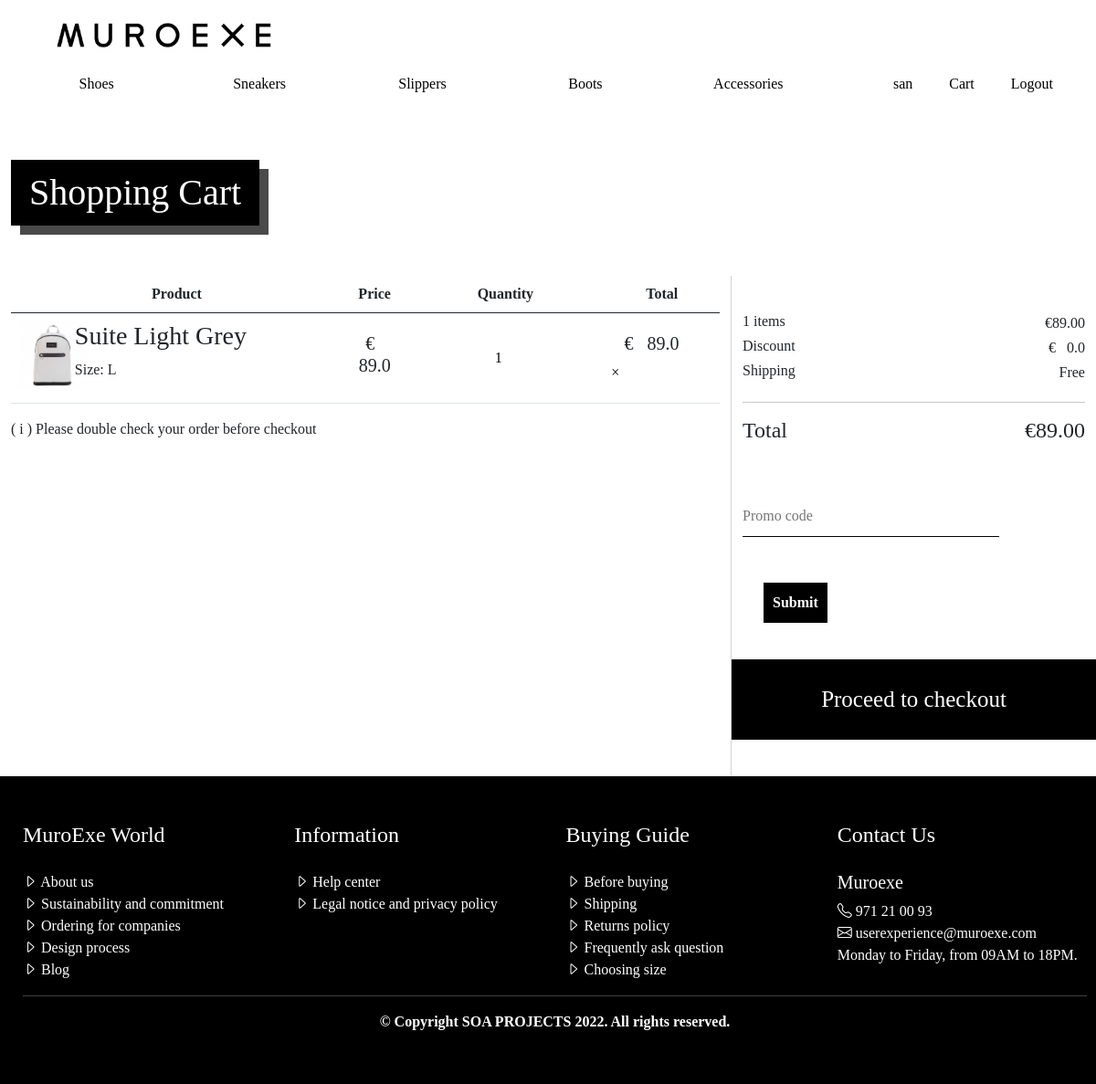
The app's page /auth/cart (signed in) with its own data.
### app/models.py (models this page shows, shortened)
class User(UserMixin, db.Model):
    __tablename__ = 'users'
    id = db.Column(db.Integer, primary_key=True)
    email = db.Column(db.String(64), unique=True, index=True)
    username = db.Column(db.String(64))
    fullname = db.Column(db.String(64))
    phone = db.Column(db.String(10))
    dob = db.Column(db.Date())
    gender = db.Column(db.Boolean, default=False)
    create_date = db.Column(db.DateTime(), default=datetime.utcnow)
    role_id = db.Column(db.Integer, db.ForeignKey('roles.id'), default=2)
    password_hash = db.Column(db.String(128))
    confirmed = db.Column(db.Boolean, default=False)
    addresses = db.relationship('Address', backref='users')
    cart =db.relationship('Cart',uselist=False, backref='users')
    order = db.relationship("Order",backref='users')
    @property
    def password(self):
        raise AttributeError('password is not a readable attribute')

class Product(db.Model):
    __tablename__ = 'products'
    id = db.Column(db.Integer, primary_key=True)
    product_name = db.Column(db.String(64), index=True)
    product_img = db.Column(db.String())
    product_subimg1 = db.Column(db.String())
    product_subimg2 = db.Column(db.String())
    product_subimg3 = db.Column(db.String())
    price = db.Column(db.Float)
    desc = db.Column(db.String())
    color = db.Column(db.String())
    material = db.Column(db.String())
    style = db.Column(db.String())
    tag = db.Column(db.String())
    sizes = db.relationship('StockAndSize', backref='products')
    category_id = db.Column(db.Integer, db.ForeignKey('categories.id'))

class CartItem(db.Model):
    __tablename__="cart_items"
    id = db.Column(db.Integer, primary_key=True)
    cart_id = db.Column(db.Integer, db.ForeignKey('carts.id'))
    product_id = db.Column(db.Integer, db.ForeignKey('products.id'))
    product = db.relationship("Product", backref=("cart_items"), uselist=False)
    quantity = db.Column(db.Integer)
    size = db.Column(db.Integer)

### app/auth/views.py (the view)
@auth.route('/cart', methods=['GET','POST'])
@login_required
def GetCart():
    cart = Cart.query.filter_by(user_id=current_user.id).first()
    if(cart):
        cart_items = CartItem.query.filter_by(cart_id=cart.id)
    else:
        new_cart = Cart(user_id=current_user.id)
        db.session.add(new_cart)
        db.session.commit()
        cart_items = None
    voucher_code = request.args.get('voucher')
    voucher = Voucher.query.filter_by(code=voucher_code).first()
    if(voucher):
        code = voucher_code
        discount = voucher.discount
    else:
        discount = float(0)
        code = 'n'
    return render_template('user/user_cart.html',cart=cart,cart_items=cart_items,discount=discount,n=code)

### app/models.py (called while the page is built)
@login_manager.user_loader
def load_user(user_id):
    return User.query.get(int(user_id))

### app/templates/user/user_cart.html (shortened to what this page needs)
{% extends "base.html" %} {% block title %} My Flask App {% endblock %} {% block
page_content %}
<main>
  <div class="container-fluid">
    <div class="page-header">
      <h1>Shopping Cart</h1>
    </div>
    <div class="row">
      <div class="col-md-8 product_cart_list">
        {% if cart_items.all()|length > 0%}
        {% set count = namespace(value=1) %}
        <table class="table cart_table align-middle">
          <thead>
            <tr>
              <th style="width: 60%" scope="col">Product</th>
              <th style="width: 10%" scope="col">Price</th>
              <th style="width: 10%" scope="col">Quantity</th>
              <th style="width: 20%" scope="col">Total</th>
            </tr>
          </thead>
          <tbody>
            {% for cart in cart_items%}
            {% for pd in cart.product.query.filter_by(id=cart.product_id)%}
            <tr>
              <td>
                <div class="row">
                  <div class="col-md-2">
                    <img
                      class="pdImg"
                      src="{{ url_for('static',filename='assets/Product_Image/'+pd.product_img)}}"
                      alt=""
                    />
                  </div>
                  <div class="col-md-10">
                    <h3>{{pd.product_name}}</h3>
                    <p>Size: {{cart.size}}</p>
                  </div>
                </div>
              </td>
              <td style="text-align: center">
                <h5>&euro; &nbsp; {{pd.price}}</h5>
              </td>
              <td style="text-align: center">
                <input
                  class="quantity"
                  type="number"
                  id="quantity"
                  name="quantity"
                  step="1"
                  value="{{cart.quantity}}"
                />
              </td>
              <td class="each_price">
                <div class="row">
                  <div class="col-md-10">
                    <h5 style="text-align: center">
                      &euro; &nbsp; {{pd.price*cart.quantity}}
                    </h5>
                  </div>
                  <div class="col-md-2">
                    <a
                      class="remove_from_cart"
                      href="{{url_for('main.DeleteFromCart',cart_id=cart.id, product_id=pd.id,size=cart.size)}}"
                      >&times;</a
                    >
                  </div>
                </div>
              </td>
            </tr>
            {%endfor%} {%endfor%}
          </tbody>
        </table>
        {%endif%}
        <p>( i ) Please double check your order before checkout</p>
      </div>
      <div class="col-md-4 checkout_pannel">
        <div class="row">
          <div class="col-md-8">
            <h6 id="quantity_total">{{carts|length}} Items</h6>
          </div>
          <div class="col-md-4" id="sum_price" style="text-align: right"></div>
        </div>
        <div class="row">
          <div class="col-md-8">
            <h6>Discount</h6>
          </div>
          <div class="col-md-4" style="text-align: right">
            &euro; &nbsp; {{discount}}
          </div>
        </div>
        <div class="row">
          <div class="col-md-8">
            <h6>Shipping</h6>
          </div>
          <div class="col-md-4" style="text-align: right">Free</div>
        </div>
        <hr />
        <div class="row">
          <div class="col-md-8">
            <h4>Total</h4>
          </div>
          <div class="col-md-4" style="text-align: right">
            <h4 id="total"></h4>
          </div>
        </div>
        <div class="row voucher_form">
          <form action="">
            <input
              type="text"
              id="voucher"
              name="voucher"
              value=""
              placeholder="Promo code"
            />
            <input type="submit" value="Submit" id="voucher_submit" />
          </form>
        </div>
        <div class="row">
          <a class="checkoutBtn {{'no_pointer' if count.value==0 else ''}}" href="{{url_for('auth.CheckOutAddress',n=n)}}"   >Proceed to checkout</a>
        </div>
      </div>
    </div>
  </div>
</main>
{% endblock %}

### app/templates/base.html (shortened to what this page needs)
{% extends "bootstrap/base.html" %}
  {% block head %}
  <link rel="stylesheet" href="https://unpkg.com/aos@next/dist/aos.css" />
  <link rel="stylesheet" type="text/css" href="{{ url_for('static',filename='styles/user/information.css') }}">
  <link rel="stylesheet" type="text/css" href="{{ url_for('static',filename='styles/user/cart.css') }}">
  <link rel="stylesheet" type="text/css" href="{{ url_for('static',filename='styles/user/order.css') }}">
  <link rel="stylesheet" type="text/css" href="{{ url_for('static',filename='styles/header.css') }}">
  <link rel="stylesheet" type="text/css" href="{{ url_for('static',filename='styles/register.css') }}">
  <link rel="stylesheet" type="text/css" href="{{ url_for('static',filename='styles/404.css') }}">
  <link rel="stylesheet" type="text/css" href="{{ url_for('static',filename='styles/page.css') }}">
  <link rel="stylesheet" type="text/css" href="{{ url_for('static',filename='styles/products.css') }}">
  <link href="https://cdn.jsdelivr.net/npm/bootstrap@5.0.2/dist/css/bootstrap.min.css" rel="stylesheet"
 />
  <link rel="stylesheet" href="https://cdn.jsdelivr.net/npm/bootstrap-icons@1.3.0/font/bootstrap-icons.css" />
  <link rel="stylesheet" type="text/css" href="{{ url_for('static',filename='styles/font.css') }}">
  {% endblock %}
  {% block navbar %}
  <header>
    <div class="container-fluid">
      <div class="row logoImg">
        <a href="/"><img src="{{ url_for('static',filename='assets/Img/muroexe.png') }}" /></a>
      </div>
      <div class="row">
        <div class="col-9 navLink">
          <a href="{{url_for('main.listing',category='shoes')}}" class=" {{'nav_active' if active_page == 'shoes' else ''}} ">Shoes</a>
          <a href="{{url_for('main.listing',category='sneakers')}}" class=" {{'nav_active' if active_page == 'sneakers' else ''}} ">Sneakers</a>
          <a href="{{url_for('main.listing',category='slippers')}}" class=" {{'nav_active' if active_page == 'slippers' else ''}} ">Slippers</a>
          <a href="{{url_for('main.listing',category='boots')}}" class=" {{'nav_active' if active_page == 'boots' else ''}} ">Boots</a>
          <a href="{{url_for('main.listing',category='accessories')}}" class=" {{'nav_active' if active_page == 'accessories' else ''}} ">Accessories</a>
        </div>
        <div class="col-3 userIcon">
          {% if current_user.is_authenticated %}
          <a href="{{ url_for('auth.logout') }}">Logout</a>
          <a href="{{ url_for('auth.GetCart')}}">Cart</a>
          <a href="{{ url_for('auth.infor')}}">{{current_user.username}}</a>
          {% else %}
          <a href="{{ url_for('auth.login') }}">Login</a>
          <a href="{{ url_for('auth.register') }}">Register</a>
          {% endif %}
        </div>
      </div>
    </div>
  </header>
  {% endblock %}
  {% block content %}
  <div style="padding: auto; z-index: 1; position: relative;">
    {% block page_content %}
    {% endblock %}
  </div>
  <footer>
    <div class="container-flui">
      <div class="row">
        <div class="col-3">
          <h4>
            MuroExe World
          </h4>
          <a href="/about"> <i class="bi bi-caret-right"></i> About us</a><br>
          <a href="#"> <i class="bi bi-caret-right"></i> Sustainability and commitment</a><br>
          <a href="#"> <i class="bi bi-caret-right"></i> Ordering for companies</a><br>
          <a href="#"> <i class="bi bi-caret-right"></i> Design process</a><br>
          <a href="#"> <i class="bi bi-caret-right"></i> Blog</a><br>
        </div>
        <div class="col-3">
          <h4>Information</h4>
          <a href="#"> <i class="bi bi-caret-right"></i> Help center</a><br>
          <a href="#"> <i class="bi bi-caret-right"></i> Legal notice and privacy policy</a>
        </div>
        <div class="col-3">
          <h4>Buying Guide</h4>
          <a href="#"> <i class="bi bi-caret-right"></i> Before buying</a><br>
          <a href="#"> <i class="bi bi-caret-right"></i> Shipping</a><br>
          <a href="#"> <i class="bi bi-caret-right"></i> Returns policy</a><br>
          <a href="#"> <i class="bi bi-caret-right"></i> Frequently ask question</a><br>
          <a href="#"> <i class="bi bi-caret-right"></i> Choosing size</a><br>
        </div>
        <div class="col-3">
          <h4>Contact Us</h4>
          <h5>Muroexe</h5>
          <a href="#"> <i class="bi bi-telephone"></i> 971 21 00 93</a><br>
          <a href="#"> <i class="bi bi-envelope"></i> userexperience@muroexe.com</a><br>
          <a>Monday to Friday, from 09AM to 18PM.</a><br>
        </div>
      </div>
      <hr>
      <div class="row">
        <p>© Copyright SOA PROJECTS 2022. All rights reserved.</p>
      </div>
    </div>
  </footer>
  {% endblock %}

### app/static/styles/user/cart.css (style rules this page uses)
.cart_table th { text-align: center; }
.cart_table img { max-width: 75px; }
.cart_table input { text-align: center; border: none; }
.checkout_pannel { border-left: 1px solid rgba(0, 0, 0, 0.174); padding: 5vh; }
#voucher { margin-top: 50px; width: 75%; padding-top: 10px; padding-bottom: 10px; border: none; border-bottom: 1px solid black; }
#voucher_submit { margin-top: 50px; margin-left: 23px; background-color: black; color: white; font-weight: bold; padding: 10px; border: none; }
.checkoutBtn:link { text-decoration: none; background-color: black; color: white; padding: 25px; font-size: 25px; text-align: center; margin-top: 5vh; transition: ease 0.2s;; }
.remove_from_cart:link { text-decoration: none; color: black; }

### app/static/styles/header.css (style rules this page uses)
body { background-color: rgb(0, 0, 0); width: 100%; overflow-x: hidden; }
header { background-color: rgb(255, 255, 255); width: 100%; height: 100px; padding: 0; margin: 0; margin-bottom: 35px; display: block; z-index: 99; }
.logoImg img { margin-bottom: 25px; margin-top: 25px; margin-left: 50px; width: 20%; }
.navLink { display: grid; gap: 1rem; grid-template-columns: repeat(5, minmax(0, 1fr)); text-align: center; }
.navLink a { text-decoration: none; margin-right: 25px; margin-left: 50px; text-align: center; position: relative; padding-top: 3px; transition: ease 0.2s; }
.navLink a:link { color: rgb(0, 0, 0); }
.userIcon { padding-right: 50px; }
.userIcon a { margin-right: 30px; position: relative; float: right; color: rgb(0, 0, 0); padding-left: 5px; padding-right: 5px; text-decoration: none; text-align: center; position: relative; padding-top: 3px; transition: ease 0.2s; }
.userIcon a:link { color: rgb(0, 0, 0); }
footer { color: white; background-color: rgb(0, 0, 0); padding-top: 50px; padding-bottom: 40px; padding-left: 25px; padding-right: 10px; }
footer a { color: white; text-decoration: none; font-weight: lighter; }
footer h4 { margin-bottom: 25px; }
footer p { font-weight: bold; text-align: center; }

### app/static/styles/register.css (style rules this page uses)
.page-header h1 { text-align: center; margin-top: 75px; background-color: rgb(0, 0, 0); width: fit-content; padding: 12px; padding-left: 20px; padding-right: 20px; box-shadow: 10px 10px rgb(74, 74, 74); margin-bottom: 55px; color: white; }

### app/static/styles/404.css (style rules this page uses)
* { margin: 0; padding: 0; box-sizing: border-box; }
body { background-color: #f4f6ff; }
h1 { color: black; }

### app/static/styles/page.css (style rules this page uses)
body { background-color: rgb(255, 255, 255); font-family: Montserrat !important; overflow-x: hidden; }

### app/static/styles/products.css (style rules this page uses)
body { background-color: rgb(255, 255, 255); font-family: Montserrat; }

### records on screen
User: username "san"
CartItem: size "L", quantity "1"
Product: product_img (placeholder picture), product_name "Suite Light Grey", price "89.0", pd.price*cart.quantity "89.0"

### other values on screen
{{ discount }} "0.0"
